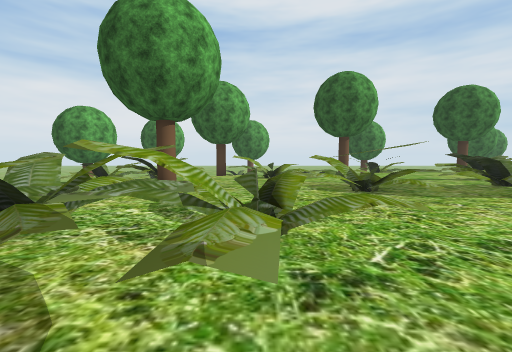
View 1 (above)

22 first-person views from a walk through a scene from a Unity 3-D project. The camera is 1.2 m above the floor, tilts 4° down and sees 90° across. The floor is counted in squares, 2 m on a side. Each view is taken from the middle of a square. On the plan, view 1 faces up. The plan holds only what a view shows up to about 9 squares ahead; the rest is blank. The place goes on beyond the plan. Some trees and plants on the terrain are drawn as simple stand-ins. The player character is not drawn.

View 2
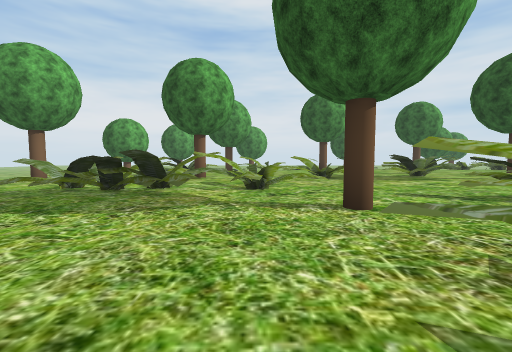

View 3
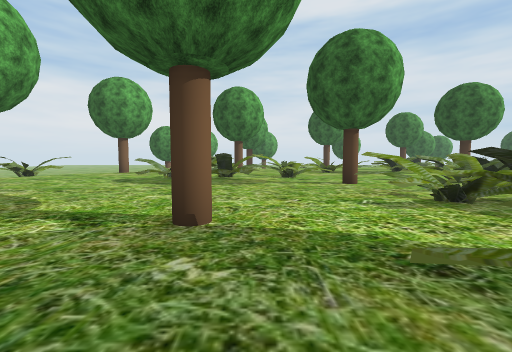

View 4
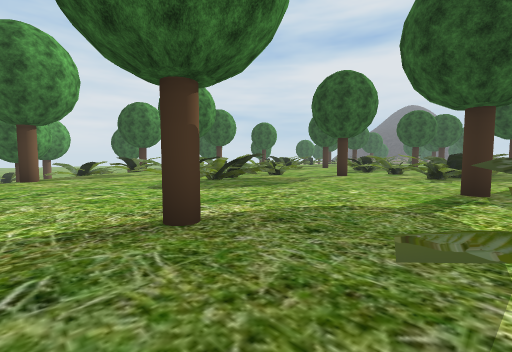

View 5
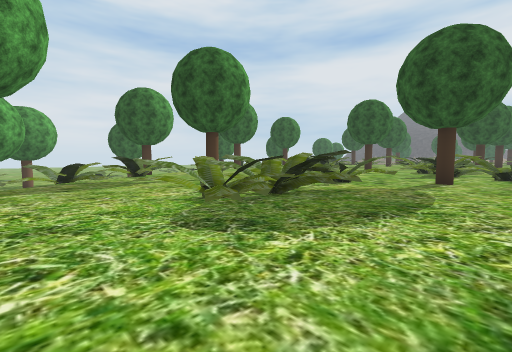

View 6
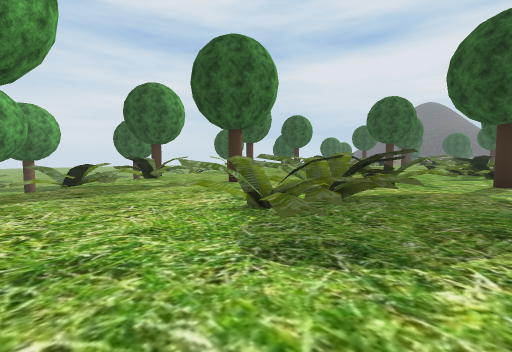

View 7
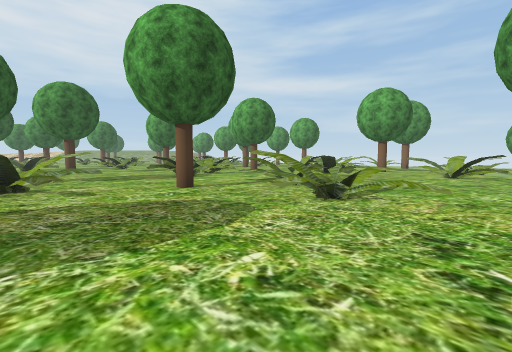

View 8
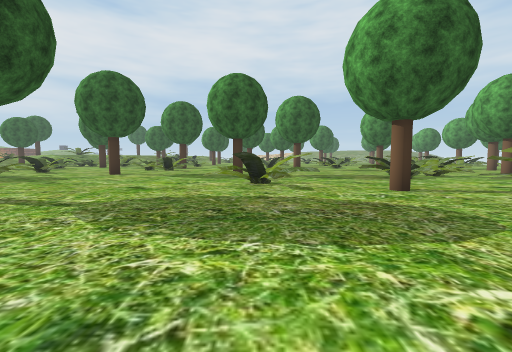

View 9
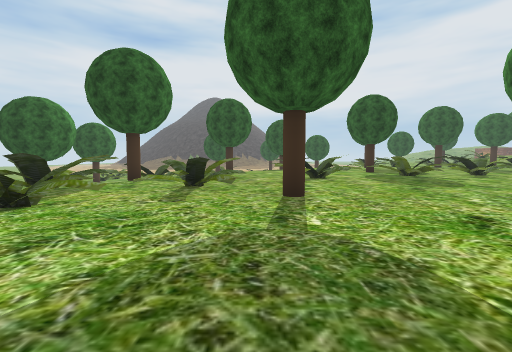

View 10
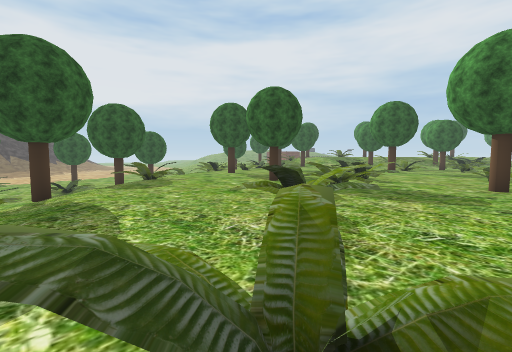

View 11
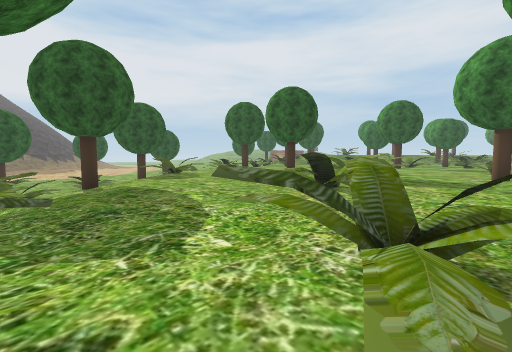

View 12
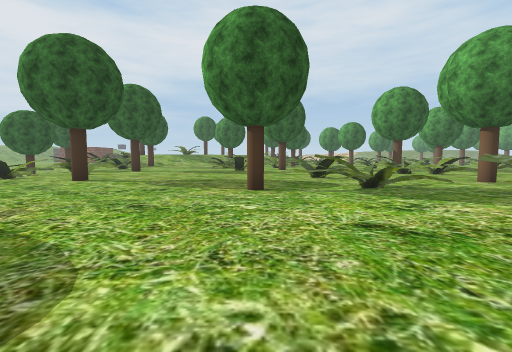

View 13
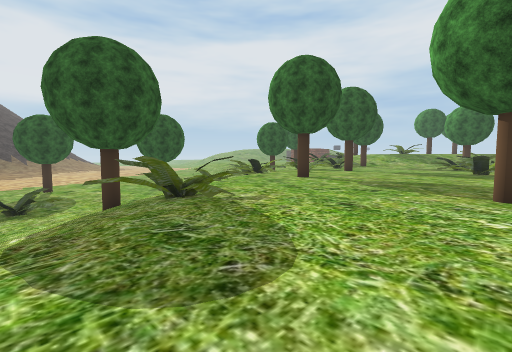

View 14
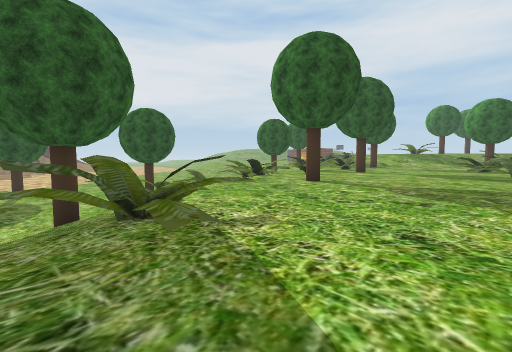

View 15
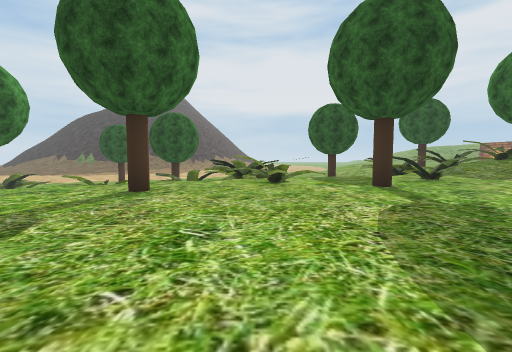

View 16
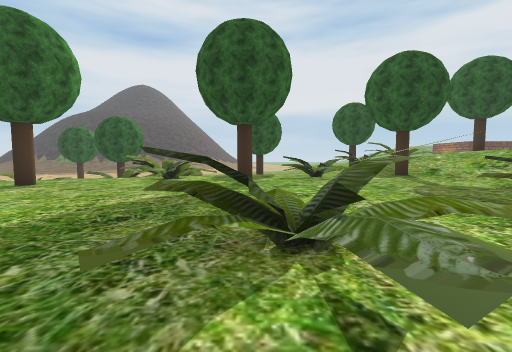

View 17
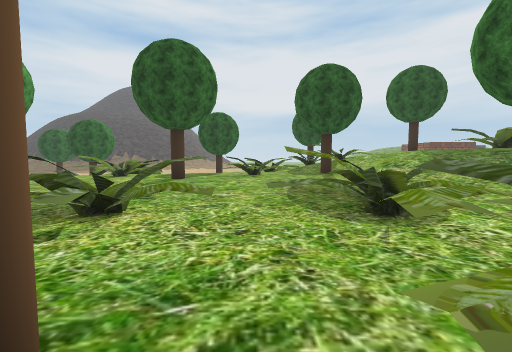

View 18
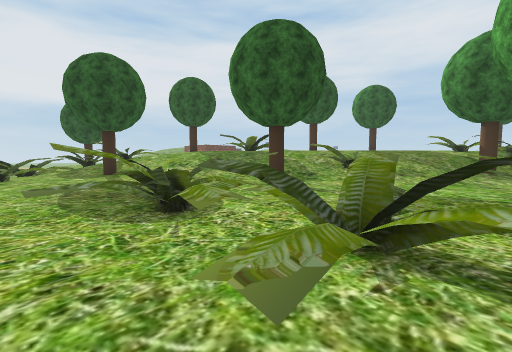

View 19
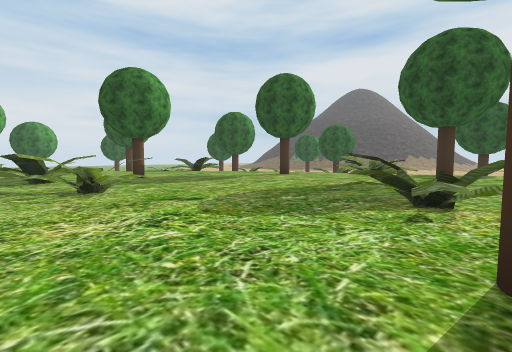

View 20
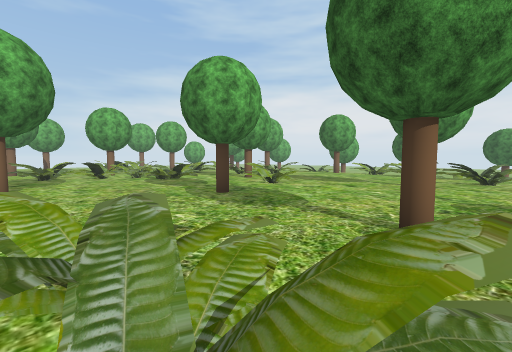

View 21
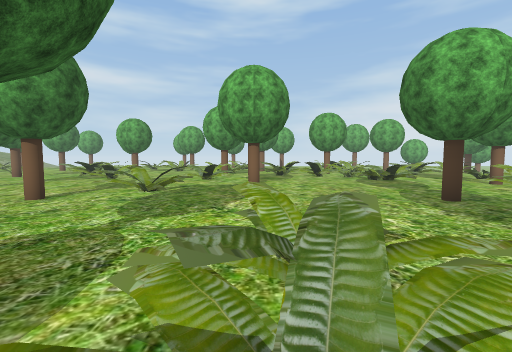

View 22
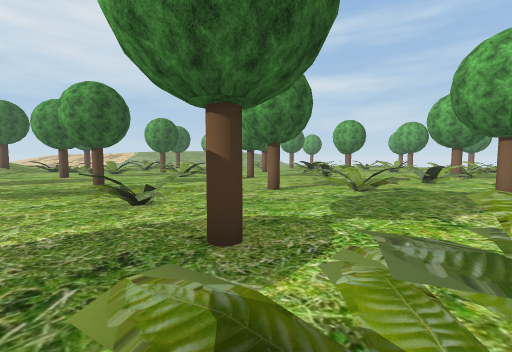

### Floor plan
Key: @ floor where view 1 was taken; # wall or solid block; x gap in a wall; . main floor; : floor 0.5 m higher than the main floor; - floor 1.75 m lower than the main floor; + floor 1.75 m higher than the main floor; / step, stairs or slope; = window, fence, low wall or low ledge; ^ raised ledge; T tree; O other object.
Columns run from 7 left of view 1 to 30 right of it. Each row starts with its distance up from view 1.
  9   ^  ////.........  ^///T.^//     ^
  8   ^#^^.^...../^....././^....//   ^/
  7   ///^.= .../^^.......#^...../T
  6  /........../^^.............../////-/
  5 T....T..#/#./^.......T...^...../=/////
  4 ........=/....T..#=.....^^...../x^/T/-
  3 ...^^^.#........^x.......^.....^#/  //
  2 .../^^^^/.../ ..^^........^......./ ^
  1 .../##.^...^^x.........../^.T...../=
  0 .......@T.=^/^....T...T..^:........
 -1 ..........=#  .........../#......T./
 -2 .T......^==^ ............^^/......./^^
 -3 ........^^^ .........^^^../#......^x/^
 -4 ..=..T....^....T....=^^/ .........x^/
 -5      ../    =..........# ...//.....//
 -6       .     ^#..^....T.. ...^x/..T...
 -7               ..=#...... ..T^#...../#
 -8                ==.../=..  ........^#/
 -9               ...T../=/=  =.^^/......^
-10               ......./#^  #x^x#=...T/^
-11               ... ...../  .^.//..///^^
-12               ..   .....  ....T//////
-13                O    .... T....///////
-14                      T..  =.. /////+
-15                       ..  ^/^^^/ /^^
-16                        ^  ///=//  ^

Positions as (right, up) in squares from view 1, and headings:
1: (0, 0), facing up
2: (0, -3), facing up
3: (-1, -6), facing up
4: (-7, -4), facing up-right
5: (-6, -1), facing up-right
6: (-6, 0), facing up-right
7: (10, 9), facing down-left
8: (10, 9), facing down
9: (10, 6), facing right
10: (15, 8), facing down-right
11: (15, 9), facing down-right
12: (21, 6), facing down
13: (21, 6), facing down-right
14: (22, 5), facing down-right
15: (21, -3), facing right
16: (20, -6), facing right
17: (19, -8), facing right
18: (19, -8), facing down-right
19: (18, -7), facing up-right
20: (16, -4), facing up-left
21: (16, -4), facing left
22: (16, -4), facing down-left
